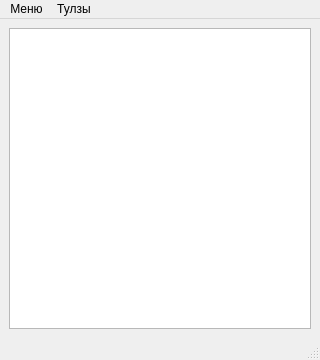
<?xml version="1.0" encoding="UTF-8"?>
<ui version="4.0">
 <class>MainWindow</class>
 <widget class="QMainWindow" name="MainWindow">
  <property name="geometry">
   <rect>
    <x>0</x>
    <y>0</y>
    <width>320</width>
    <height>360</height>
   </rect>
  </property>
  <property name="windowTitle">
   <string>Dvpl Edit</string>
  </property>
  <widget class="QWidget" name="centralwidget">
   <layout class="QGridLayout" name="gridLayout">
    <item row="0" column="0">
     <widget class="QTextEdit" name="textEdit">
      <property name="sizePolicy">
       <sizepolicy hsizetype="Expanding" vsizetype="Expanding">
        <horstretch>0</horstretch>
        <verstretch>0</verstretch>
       </sizepolicy>
      </property>
     </widget>
    </item>
   </layout>
  </widget>
  <widget class="QMenuBar" name="menubar">
   <property name="geometry">
    <rect>
     <x>0</x>
     <y>0</y>
     <width>320</width>
     <height>20</height>
    </rect>
   </property>
   <widget class="QMenu" name="menuMain">
    <property name="title">
     <string>Меню</string>
    </property>
    <addaction name="menu_FileOpen"/>
    <addaction name="menu_Save"/>
    <addaction name="menu_SaveAss"/>
    <addaction name="separator"/>
   </widget>
   <widget class="QMenu" name="menu">
    <property name="title">
     <string>Тулзы</string>
    </property>
    <addaction name="menu_MassDvplTool"/>
   </widget>
   <addaction name="menuMain"/>
   <addaction name="menu"/>
  </widget>
  <widget class="QStatusBar" name="statusbar"/>
  <action name="menu_FileOpen">
   <property name="text">
    <string>Открыть</string>
   </property>
   <property name="toolTip">
    <string>Открыть файл для редактирования</string>
   </property>
   <property name="shortcut">
    <string>Ctrl+O</string>
   </property>
  </action>
  <action name="menu_Save">
   <property name="text">
    <string>Сохранить</string>
   </property>
   <property name="shortcut">
    <string>Ctrl+S</string>
   </property>
  </action>
  <action name="menu_SaveAss">
   <property name="text">
    <string>Сохранить как</string>
   </property>
   <property name="shortcut">
    <string>Ctrl+Alt+S</string>
   </property>
  </action>
  <action name="menu_MassDvplTool">
   <property name="text">
    <string>Пакетная распаковка</string>
   </property>
  </action>
 </widget>
 <resources/>
 <connections/>
</ui>
